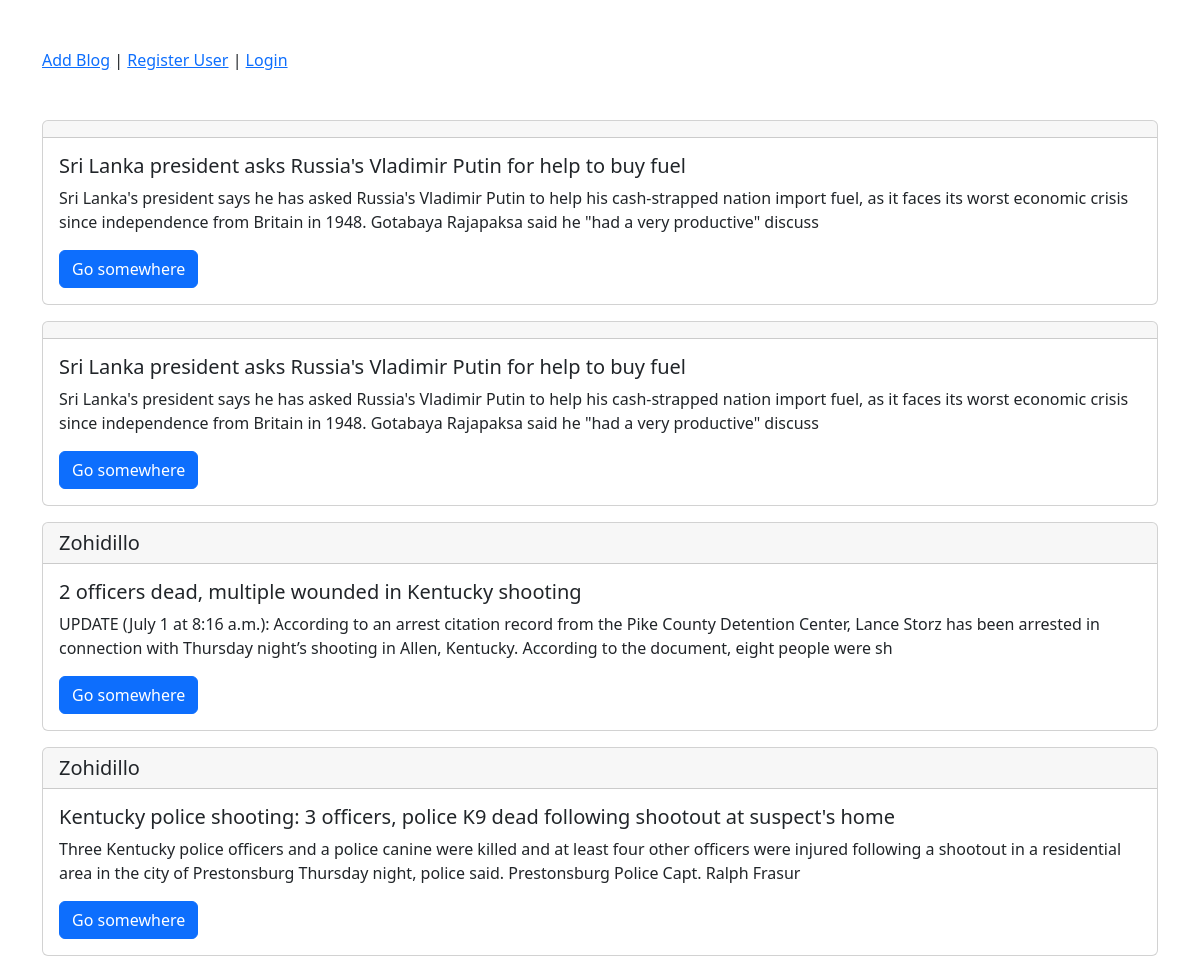
The page / on the database its author committed.
### blog/models.py (models this page shows, shortened)
class Blog(models.Model):
    author = models.ForeignKey(User, on_delete=models.SET_NULL, null=True)
    title = models.CharField(max_length=300) # input
    blog = models.TextField() #textarea
    add_time = models.DateTimeField(auto_now_add=True)

### blog/views.py (the view)
# urls.py: path("", BlogView.as_view(), name="BV"),
class BlogView(ListView):
    model = Blog
    ordering = '-add_time'
    template_name = "blogs.html"

### templates/blogs.html (shortened to what this page needs)
{% extends "base.html" %}
{% block content %}
    <div class="my-5">
        <a href="{% url 'blog:AB' %}">Add Blog</a> |
        <a href="{% url 'accounts:CU' %}">Register User</a> |
        <a href="">Login</a>
    </div>
    <div class="row mt-5">
        {% for i in object_list %}
            <div class="col-xxl-8 m-auto">
                <div class="card mb-3">
                    <h5 class="card-header">{{ i.author.username }}</h5>
                    <div class="card-body">
                        <h5 class="card-title">{{ i.title }}</h5>
                        <p class="card-text">{{ i.blog | slice:250 }}</p>
                        <a href="{% url 'blog:OB' pk=i.pk %}" class="btn btn-primary">Go somewhere</a>
                    </div>
                </div>
            </div>
        {% endfor %}
    </div>
{% endblock content %}

### templates/base.html (shortened to what this page needs)
<!doctype html>
{% load static %}
<html lang="en">
  <head>
    <link href="https://cdn.jsdelivr.net/npm/bootstrap@5.2.0-beta1/dist/css/bootstrap.min.css" rel="stylesheet">
    <link rel="stylesheet" href="{% static 'css/style.css' %}">
  </head>
  <body>
    <div class="container">
        {% block content %}
        {% endblock content %}
    </div>
  </body>
</html>

### rows shown on the page
Blog: title "Sri Lanka president asks Russia's Vladimir Putin for help to buy fuel", blog "Sri Lanka's president says he has asked Russia's Vladimir Putin to help his cash-strapped nation import fuel, as it faces its worst economic crisis since independence from Britain in 1948. Gotabaya Rajapaksa said he \"had a very productive\" discuss"
Blog: title "Sri Lanka president asks Russia's Vladimir Putin for help to buy fuel", blog "Sri Lanka's president says he has asked Russia's Vladimir Putin to help his cash-strapped nation import fuel, as it faces its worst economic crisis since independence from Britain in 1948. Gotabaya Rajapaksa said he \"had a very productive\" discuss"
Blog: author.username "Zohidillo", title "2 officers dead, multiple wounded in Kentucky shooting", blog "UPDATE (July 1 at 8:16 a.m.): According to an arrest citation record from the Pike County Detention Center, Lance Storz has been arrested in connection with Thursday night’s shooting in Allen, Kentucky. According to the document, eight people were sh"
Blog: author.username "Zohidillo", title "Kentucky police shooting: 3 officers, police K9 dead following shootout at suspect's home", blog "Three Kentucky police officers and a police canine were killed and at least four other officers were injured following a shootout in a residential area in the city of Prestonsburg Thursday night, police said. Prestonsburg Police Capt. Ralph Frasur"
